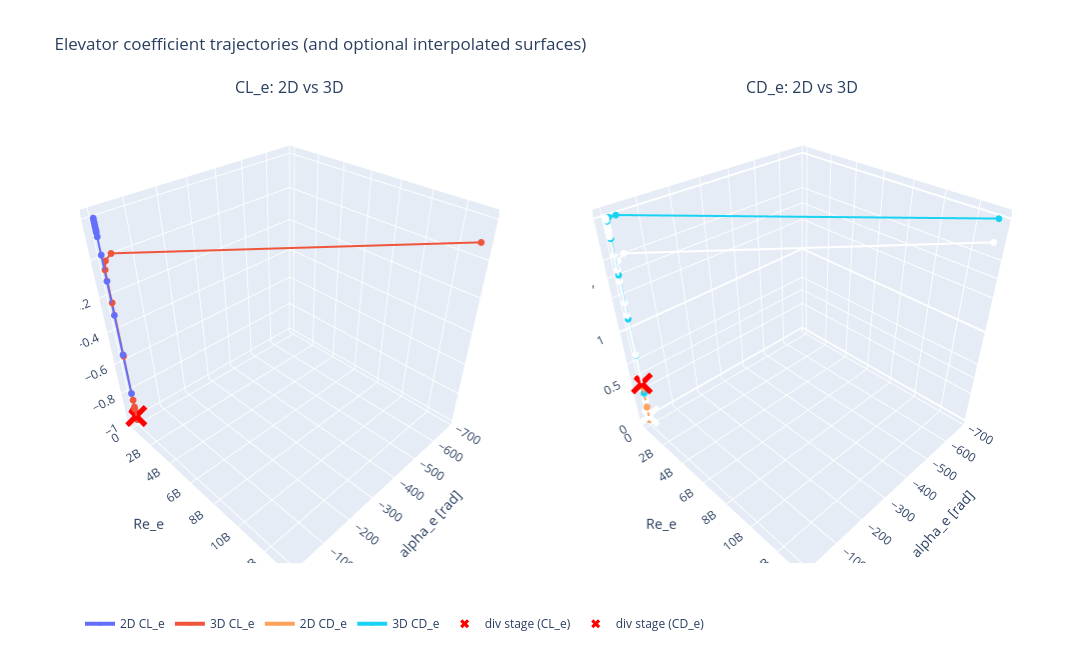

Write notebook code for a chart like this one.
### Code cell
import numpy as np
import pandas as pd
import plotly.graph_objects as go
from plotly.subplots import make_subplots

# Optional smooth surface interpolation
try:
    from scipy.interpolate import griddata
    HAVE_SCIPY = True
except Exception:
    HAVE_SCIPY = False

def _finite_xyz(x, y, z, clip=1e12):
    x = pd.to_numeric(x, errors="coerce").to_numpy()
    y = pd.to_numeric(y, errors="coerce").to_numpy()
    z = pd.to_numeric(z, errors="coerce").to_numpy()
    m = np.isfinite(x) & np.isfinite(y) & np.isfinite(z)
    m &= (np.abs(x) <= clip) & (np.abs(y) <= clip) & (np.abs(z) <= clip)
    return x[m], y[m], z[m]

pairs = ["CL_e", "CD_e"]
fig = make_subplots(
    rows=1, cols=2,
    specs=[[{"type": "scene"}, {"type": "scene"}]],
    subplot_titles=("CL_e: 2D vs 3D", "CD_e: 2D vs 3D")
)

for j, coeff in enumerate(pairs, start=1):
    x2, y2, z2 = _finite_xyz(df["alpha_e_2d"], df["Re_e_2d"], df[f"{coeff}_2d"])
    x3, y3, z3 = _finite_xyz(df["alpha_e_3d"], df["Re_e_3d"], df[f"{coeff}_3d"])

    # Trajectories
    fig.add_trace(go.Scatter3d(
        x=x2, y=y2, z=z2, mode="lines+markers",
        name=f"2D {coeff}", marker=dict(size=4), line=dict(width=4)
    ), row=1, col=j)

    fig.add_trace(go.Scatter3d(
        x=x3, y=y3, z=z3, mode="lines+markers",
        name=f"3D {coeff}", marker=dict(size=4), line=dict(width=4)
    ), row=1, col=j)

    # Optional smooth surfaces (from trajectory points; approximate)
    if HAVE_SCIPY and len(x2) >= 6 and len(x3) >= 6:
        xa = np.linspace(np.nanmin(np.r_[x2, x3]), np.nanmax(np.r_[x2, x3]), 40)
        ya = np.linspace(np.nanmin(np.r_[y2, y3]), np.nanmax(np.r_[y2, y3]), 40)
        XX, YY = np.meshgrid(xa, ya)

        Z2 = griddata(np.c_[x2, y2], z2, (XX, YY), method="linear")
        Z3 = griddata(np.c_[x3, y3], z3, (XX, YY), method="linear")

        fig.add_trace(go.Surface(
            x=XX, y=YY, z=Z2, opacity=0.35, showscale=False,
            name=f"2D {coeff} surface"
        ), row=1, col=j)

        fig.add_trace(go.Surface(
            x=XX, y=YY, z=Z3, opacity=0.35, showscale=False,
            name=f"3D {coeff} surface"
        ), row=1, col=j)

# Mark divergence point if available
if "div_stage" in globals() and div_stage is not None and div_stage in set(df["stage"].tolist()):
    rr = df[df["stage"] == div_stage].iloc[0]
    for j, coeff in enumerate(pairs, start=1):
        xk = rr.get("alpha_e_3d", np.nan)
        yk = rr.get("Re_e_3d", np.nan)
        zk = rr.get(f"{coeff}_3d", np.nan)
        if np.isfinite(xk) and np.isfinite(yk) and np.isfinite(zk):
            fig.add_trace(go.Scatter3d(
                x=[xk], y=[yk], z=[zk], mode="markers",
                marker=dict(size=8, color="red", symbol="x"),
                name=f"div stage ({coeff})"
            ), row=1, col=j)

fig.update_layout(
    height=650, width=1250,
    title="Elevator coefficient trajectories (and optional interpolated surfaces)",
    scene=dict(xaxis_title="alpha_e [rad]", yaxis_title="Re_e", zaxis_title="CL_e"),
    scene2=dict(xaxis_title="alpha_e [rad]", yaxis_title="Re_e", zaxis_title="CD_e"),
    legend=dict(orientation="h")
)
fig.show()

if not HAVE_SCIPY:
    print("SciPy not available: showing trajectories only (no interpolated surfaces).")

### Figure 1 — Plotly figure (JSON) as saved in the notebook; plotly's stock layout.template omitted (floating-point values rounded to 4 significant figures; data arrays with more than 128 entries replaced by an {"elided": "..."} marker saying what was removed)
{"data": [{"line": {"width": 4}, "marker": {"size": 4}, "mode": "lines+markers", "name": "2D CL_e", "scene": "scene", "type": "scatter3d", "x": [-0.4636, -0.2846, -0.151, -0.05408, 0.01361, 0.05876, 0.08718, 0.1016, 0.1033, 0.09863, 0.09233, 0.08619, 0.0809, 0.07665, 0.07342, 0.0711, 0.06952], "y": [4593.0, 4323.0, 4211.0, 4161.0, 4135.0, 4115.0, 4095.0, 4069.0, 4033.0, 3995.0, 3956.0, 3919.0, 3881.0, 3845.0, 3809.0, 3773.0, 3738.0], "z": [-0.8, -0.5389, -0.2974, -0.108, 0.02721, 0.1173, 0.1735, 0.2018, 0.2051, 0.196, 0.1836, 0.1715, 0.1611, 0.1527, 0.1463, 0.1417, 0.1386]}, {"line": {"width": 4}, "marker": {"size": 4}, "mode": "lines+markers", "name": "3D CL_e", "scene": "scene", "type": "scatter3d", "x": [-0.4636, -0.4547, -0.5263, -0.6608, -0.8469, -1.065, -1.281, -1.456, -1.546, -7.85, -26.71, -680.2], "y": [4593.0, 4625.0, 4765.0, 5122.0, 5911.0, 7655.0, 11660.0, 22380.0, 62710.0, 399900.0, 12810000.0, 13300000000.0], "z": [-0.9119, -0.898, -0.964, -0.9696, -0.9925, -0.8479, -0.5478, -0.2275, -0.04944, -0.007597, 0.01866, 0.09003]}, {"name": "2D CL_e surface", "opacity": 0.35, "scene": "scene", "showscale": false, "type": "surface", "x": {"elided": "40x40 float values"}, "y": {"elided": "40x40 float values"}, "z": {"elided": "40x40 float values"}}, {"name": "3D CL_e surface", "opacity": 0.35, "scene": "scene", "showscale": false, "type": "surface", "x": {"elided": "40x40 float values"}, "y": {"elided": "40x40 float values"}, "z": {"elided": "40x40 float values"}}, {"line": {"width": 4}, "marker": {"size": 4}, "mode": "lines+markers", "name": "2D CD_e", "scene": "scene2", "type": "scatter3d", "x": [-0.4636, -0.2846, -0.151, -0.05408, 0.01361, 0.05876, 0.08718, 0.1016, 0.1033, 0.09863, 0.09233, 0.08619, 0.0809, 0.07665, 0.07342, 0.0711, 0.06952], "y": [4593.0, 4323.0, 4211.0, 4161.0, 4135.0, 4115.0, 4095.0, 4069.0, 4033.0, 3995.0, 3956.0, 3919.0, 3881.0, 3845.0, 3809.0, 3773.0, 3738.0], "z": [0.4, 0.1576, 0.04524, 0.005844, 0.0003704, 0.006898, 0.01516, 0.02057, 0.02126, 0.01939, 0.017, 0.01482, 0.01306, 0.01173, 0.01076, 0.01009, 0.009651]}, {"line": {"width": 4}, "marker": {"size": 4}, "mode": "lines+markers", "name": "3D CD_e", "scene": "scene2", "type": "scatter3d", "x": [-0.4636, -0.4547, -0.5263, -0.6608, -0.8469, -1.065, -1.281, -1.456, -1.546, -7.85, -26.71, -680.2], "y": [4593.0, 4625.0, 4765.0, 5122.0, 5911.0, 7655.0, 11660.0, 22380.0, 62710.0, 399900.0, 12810000.0, 13300000000.0], "z": [0.327, 0.3178, 0.4422, 0.7518, 1.123, 1.53, 1.837, 1.974, 1.999, 2.0, 2.0, 1.996]}, {"name": "2D CD_e surface", "opacity": 0.35, "scene": "scene2", "showscale": false, "type": "surface", "x": {"elided": "40x40 float values"}, "y": {"elided": "40x40 float values"}, "z": {"elided": "40x40 float values"}}, {"name": "3D CD_e surface", "opacity": 0.35, "scene": "scene2", "showscale": false, "type": "surface", "x": {"elided": "40x40 float values"}, "y": {"elided": "40x40 float values"}, "z": {"elided": "40x40 float values"}}, {"marker": {"color": "red", "size": 8, "symbol": "x"}, "mode": "markers", "name": "div stage (CL_e)", "scene": "scene", "type": "scatter3d", "x": [-0.5263], "y": [4765.0], "z": [-0.964]}, {"marker": {"color": "red", "size": 8, "symbol": "x"}, "mode": "markers", "name": "div stage (CD_e)", "scene": "scene2", "type": "scatter3d", "x": [-0.5263], "y": [4765.0], "z": [0.4422]}], "layout": {"annotations": [{"font": {"size": 16}, "showarrow": false, "text": "CL_e: 2D vs 3D", "x": 0.225, "xanchor": "center", "xref": "paper", "y": 1, "yanchor": "bottom", "yref": "paper"}, {"font": {"size": 16}, "showarrow": false, "text": "CD_e: 2D vs 3D", "x": 0.775, "xanchor": "center", "xref": "paper", "y": 1, "yanchor": "bottom", "yref": "paper"}], "height": 650, "legend": {"orientation": "h"}, "scene": {"domain": {"x": [0, 0.45], "y": [0, 1]}, "xaxis": {"title": {"text": "alpha_e [rad]"}}, "yaxis": {"title": {"text": "Re_e"}}, "zaxis": {"title": {"text": "CL_e"}}}, "scene2": {"domain": {"x": [0.55, 1], "y": [0, 1]}, "xaxis": {"title": {"text": "alpha_e [rad]"}}, "yaxis": {"title": {"text": "Re_e"}}, "zaxis": {"title": {"text": "CD_e"}}}, "title": {"text": "Elevator coefficient trajectories (and optional interpolated surfaces)"}, "width": 1250}}
